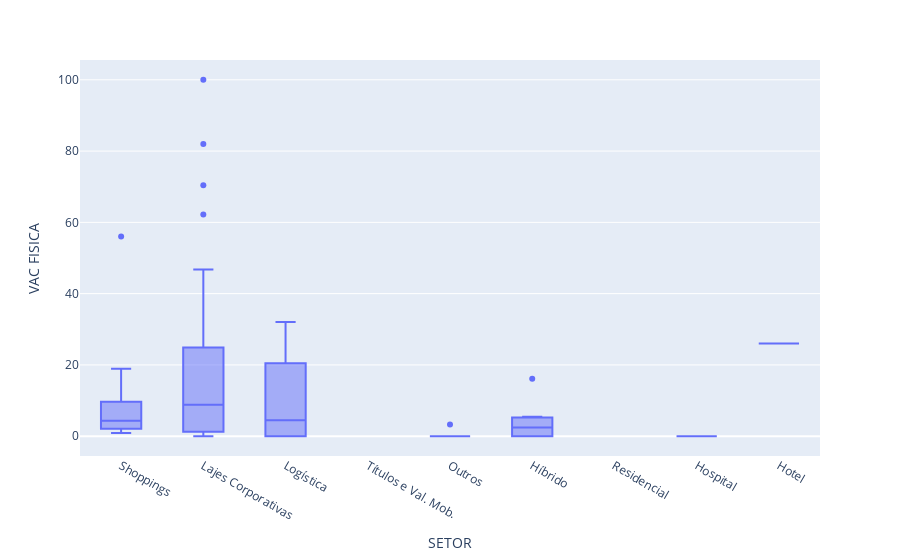

The notebook cell saved with this chart:
### Code cell
import plotly.express as px
fig = px.box(df, x='SETOR', y="VAC FISICA")
fig.show()

### Figure 1 — Plotly figure (JSON) as saved in the notebook; plotly's stock layout.template omitted (floating-point values rounded to 4 significant figures; data arrays with more than 128 entries replaced by an {"elided": "..."} marker saying what was removed)
{"data": [{"alignmentgroup": "True", "hovertemplate": "SETOR=%{x}<br>VAC FISICA=%{y}<extra></extra>", "legendgroup": "", "marker": {"color": "#636efa"}, "name": "", "notched": false, "offsetgroup": "", "orientation": "v", "showlegend": false, "type": "box", "x": {"elided": "151 str values"}, "x0": " ", "xaxis": "x", "y": {"elided": "151 float values"}, "y0": " ", "yaxis": "y"}], "layout": {"boxmode": "group", "legend": {"tracegroupgap": 0}, "margin": {"t": 60}, "xaxis": {"anchor": "y", "domain": [0, 1], "title": {"text": "SETOR"}}, "yaxis": {"anchor": "x", "domain": [0, 1], "title": {"text": "VAC FISICA"}}}}
